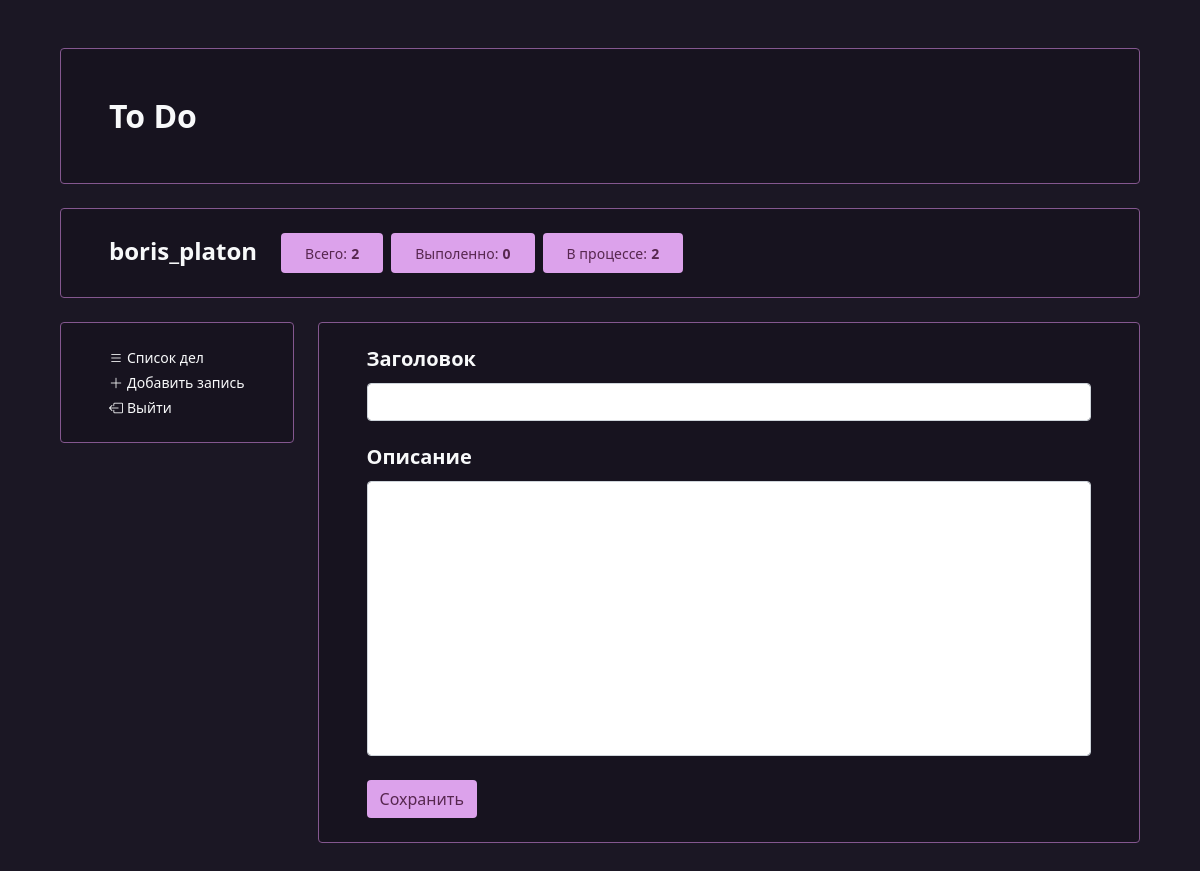
The page /affairs/add_affair/ (signed in) on the database as committed earlier.
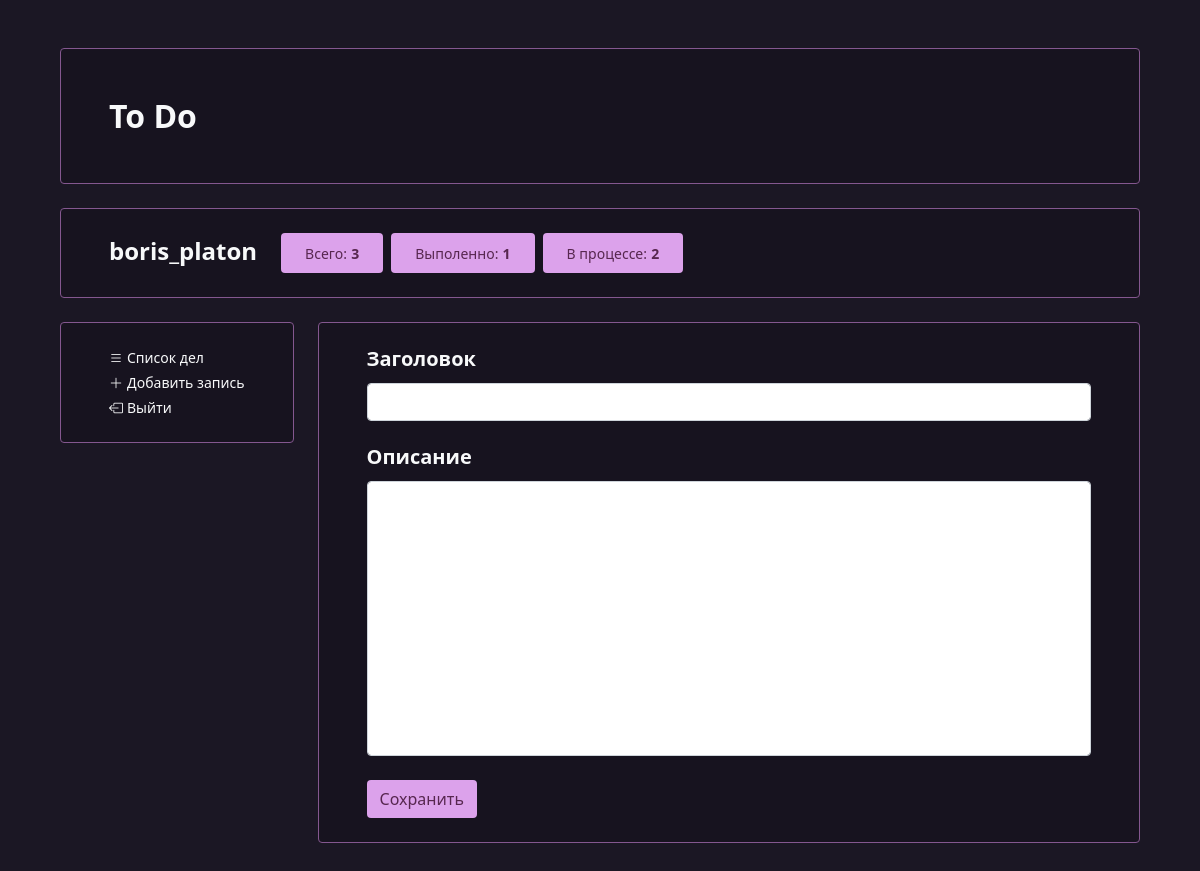
The same page on the database as committed later.
### users/models.py (models this page shows, shortened)
class User(AbstractUser):
    @property
    def in_process_affairs_amount(self):
        return self.get_in_process_affairs().count()
    def get_in_process_affairs(self, *args):
        if args:
            return self.affair_set.filter(date_end__isnull=True).values(*args)
        return self.affair_set.filter(date_end__isnull=True)
    @property
    def completed_affairs_amount(self):
        return self.get_completed_affairs().count()
    def get_completed_affairs(self, *args):
        if args:
            return self.affair_set.exclude(date_end__isnull=True).values(*args)
        return self.affair_set.exclude(date_end__isnull=True)

### affairs/views.py (the view)
# urls.py: path(r'add_affair/', add_affair, name='add_affair'),
@login_required
def add_affair(request):
    form = CreateAffairForm(request.POST or None)
    context = {
        'form': form,
    }
    if request.POST and save_affair_from_form(request, form):
        messages.add_message(request, messages.SUCCESS, "Запись сохранена", extra_tags="success")
        return redirect(reverse('affairs:add_affair'))
    return render(request, 'affairs/add_affair.html', context=context)

### affairs/forms.py
class CreateAffairForm(models.ModelForm):
    def __init__(self, *args, **kwargs):
        super().__init__(*args, **kwargs)
        for field in self.fields.values():
            field.widget.attrs.update({
                "class": "form-control"
            })
        self.fields['text'].widget.attrs.update({
            "cols": "",
            "rows": "",
            "style": """
                width: 100%;
                resize: none;
                height: 275px;
            """
        })
    class Meta:
        model = Affair
        fields = ('title', 'text')

### affairs/templates/affairs/add_affair.html (shortened to what this page needs)
{% extends "affairs/base.html" %}
{% block content %}
<div class="rounded menu p-4 px-5">
    <form action="{% url 'affairs:add_affair' %}" method="POST" novalidate>
        <div class="row row-cols-1 g-4">
            {% for field in form %}
            <div class="col">
                <div class="row row-cols-1 text-light g-1">
                    <div class="col">
                        <h5 class='fw-bold'>{{ field.label }}</h5>
                    </div>
                    <div class="col">
                        {{ field }}
                    </div>
                </div>
            </div>
            {% endfor %}
            <div class="col">
                <input type="submit" class='btn completed' value="Сохранить">
            </div>
        </div>
    </form>
</div>
{% endblock %}

### affairs/templates/affairs/base.html (shortened to what this page needs)
{% load static %}
<!DOCTYPE html>
<html lang="en">
<head>
	<link href="https://cdn.jsdelivr.net/npm/bootstrap@5.1.3/dist/css/bootstrap.min.css" rel="stylesheet">
	<link rel="stylesheet" href="https://cdn.jsdelivr.net/npm/bootstrap-icons@1.8.1/font/bootstrap-icons.css">
	<link rel="stylesheet" href="{% static 'base/css/base.css' %}">
</head>
<body>
<div class="p-5">
	<div class="container">
		<div class="row g-4">
            <div class="col-12">
                <div class="p-5 rounded menu">
                	<a href="{% url 'affairs:home' %}">
        	            <h2 class='m-0 fw-bold text-light'>
        	                To Do
        	            </h2>
                    </a>
                </div>
            </div>
            <div class="col-12">
                <div class="p-4 px-5 rounded menu">
                    <div class="row g-4">
                        <div class="col-auto">
                            <span class='m-0 fs-4 text-light fw-bold'>{{ request.user.username }}</span>
                        </div>
                        <div class="col-auto">
                            <div class="row g-2">
                                <div class='col-auto'>
                                	<a href="{% url 'affairs:home' %}">
        	                            <div class="py-2 px-4 rounded completed">
        	                                <small>Всего:</small>
        	                                <small class="fw-bold">{{ request.user.affair_set.count }}</small>
        	                            </div>
                                    </a>
                                </div>
                                <div class='col-auto'>
                                	<a href="{% url 'affairs:home' %}?affair_status=completed">
        	                            <div class="py-2 px-4 rounded completed">
        	                                <small>Выполенно:</small>
        	                                <small class="fw-bold">{{ request.user.completed_affairs_amount }}</small>
        	                            </div>
        	                        </a>
                                </div>
                                <div class='col-auto'>
                                	<a href="{% url 'affairs:home' %}?affair_status=process">
        	                            <div class="py-2 px-4 rounded completed">
        	                                <small>В процессе:</small>
        	                                <small class="fw-bold">{{ request.user.in_process_affairs_amount }}</small>
        	                            </div>
        	                        </a>
                                </div>
                            </div>
                        </div>
                    </div>
                </div>
            </div>
            <div class="col-auto">
                <div class="p-4 px-5 rounded menu">
                    <div class="d-flex flex-column">
                            <small class="mb-1"><a href="{% url 'affairs:home' %}" class="link-light"><i class="bi bi-list me-1"></i>Список дел</a></small>
                            <small class="mb-1"><a href="{% url 'affairs:add_affair' %}" class="link-light"><i class="bi bi-plus-lg me-1"></i>Добавить запись</a></small>
                            <small><a href="{% url 'users:logout' %}" class="link-light"><i class="bi bi-box-arrow-left me-1"></i>Выйти</a></small>
                    </div>
                </div>
            </div>
            <div class="col">
                {% block content %}
                {% endblock %}
            </div>
        </div>
	</div>
</div>
</body>
</html>

Rows that differ between the two databases and show on the page:
changed User "boris_platon": user.affair_set.count "2" → "3"; user.completed_affairs_amount "0" → "1"
